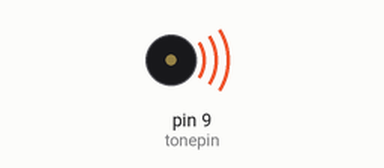
A sketch run on a simulated Arduino Uno, built with avr-gcc and run on an emulated ATmega328P. On the bench: buzzer (waves = sounding).

Above: at 0.5 s.
Timing chart, 0 to 22.1 s (numbered marks = the images above):
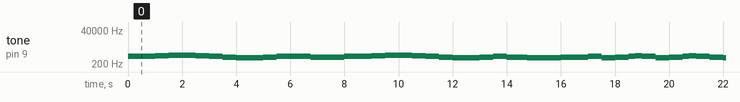

The sketch:

sound.ino
```cpp
#define D0 -1
#define D1 262
#define D2 293
#define D3 329
#define D4 349
#define D5 392
#define D6 440
#define D7 494
#define M1 523
#define M2 586
#define M3 658
#define M4 697
#define M5 783
#define M6 879
#define M7 987
#define H1 1045
#define H2 1171
#define H3 1316
#define H4 1393
#define H5 1563
#define H6 1755
#define H7 1971
//list out all the frequencies of all the D tune
#define WHOLE 1
#define HALF 0.5
#define QUARTER 0.25
#define EIGHTH 0.25
#define SIXTEENTH 0.625
//list out all the beats
int tune[]=        //list out the tune according to the musical notation
{
  M3,M3,M4,M5,
  M5,M4,M3,M2,
  M1,M1,M2,M3,
  M3,M2,M2,
  M3,M3,M4,M5,
  M5,M4,M3,M2,
  M1,M1,M2,M3,
  M2,M1,M1,
  M2,M2,M3,M1,
  M2,M3,M4,M3,M1,
  M2,M3,M4,M3,M2,
  M1,M2,D5,D0,
  M3,M3,M4,M5,
  M5,M4,M3,M4,M2,
  M1,M1,M2,M3,
  M2,M1,M1
};
float durt[]=       // list out the beats according to the musical notation
{
  1,1,1,1,
  1,1,1,1,
  1,1,1,1,
  1+0.5,0.5,1+1,
  1,1,1,1,
  1,1,1,1,
  1,1,1,1,
  1+0.5,0.5,1+1,
  1,1,1,1,
  1,0.5,0.5,1,1,
  1,0.5,0.5,1,1,
  1,1,1,1,
  1,1,1,1,
  1,1,1,0.5,0.5,
  1,1,1,1,
  1+0.5,0.5,1+1,
};
int length;
int tonepin=9;   // use pin 3
void setup()
{
  pinMode(tonepin,OUTPUT);
  length=sizeof(tune)/sizeof(tune[0]);   // calculate the length
}
void loop()
{
  for(int x=0;x<length;x++)
  {
    tone(tonepin,tune[x]);
    delay(500*durt[x]);   //adjust the delay time according to tone, you can change the index 500 for the music.
    noTone(tonepin);
  }
  delay(2000);
}
```

Measured:
- by itself, tone on pin 9 (tonepin): plays 658 Hz for 1.0 s, 697 Hz for 0.50 s, 783 Hz for 1.0 s, 697 Hz for 0.50 s, 658 Hz for 0.50 s, 586 Hz for 0.50 s … (195 notes in this stretch)
